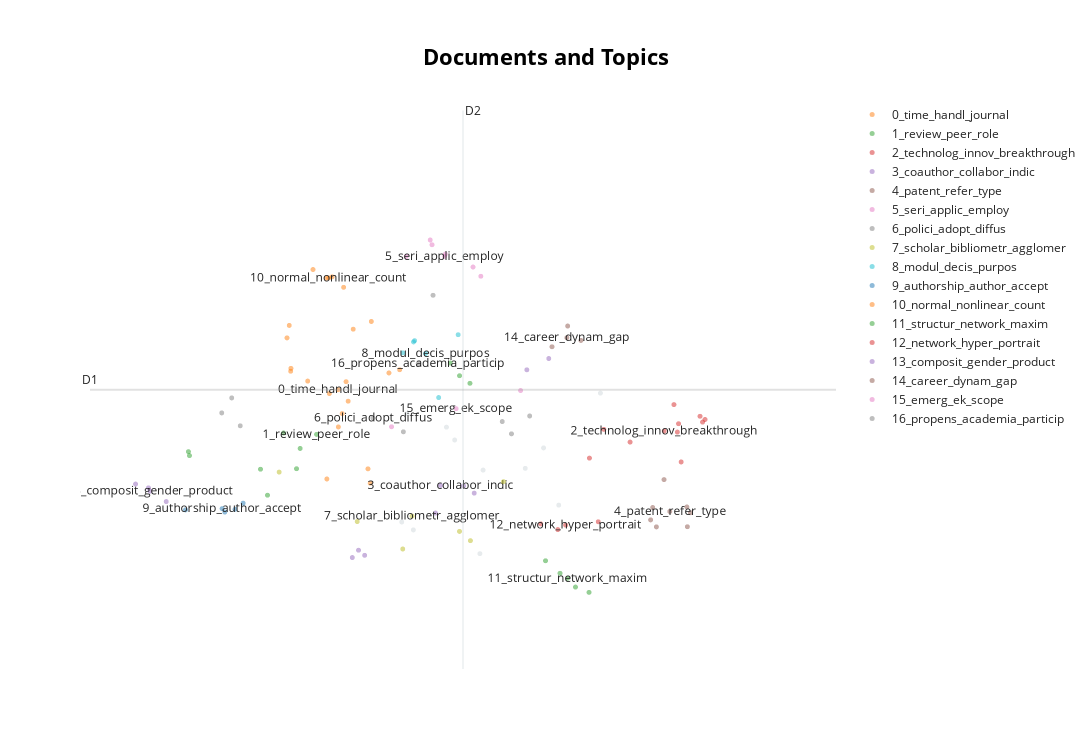

Notebook source saved alongside this figure:
### Code cell
# 文档主题聚类
embeddings = embedding_model.encode(filtered_text, show_progress_bar=False)
 
# Run the visualization with the original embeddings
topic_model.visualize_documents(filtered_text, embeddings=embeddings)

### Figure 1 — Plotly figure (JSON) as saved in the notebook; plotly's stock layout.template omitted (floating-point values rounded to 4 significant figures)
{"data": [{"hoverinfo": "text", "hovertext": ["model fit bibliometr informetr socioeconom environment data user friendli depend sampl size gini", "studi envis prior knowledg field embodi key document consid semin crucial field develop", "devis neural network call soft prompt awar share bert sp bert predict potenti technolog disrupt publish paper", "bridg gap studi adopt perspect project team explor influenc scientif collabor network structur impact innov output", "cluster citat trajectori help understand knowledg diffus process reveal articl gain success public", "examin common trajectori bibliometr index display univers characterist growth process furtherli exemplari rout scientif success", "advantag deep learn compar tradit machin learn algorithm natur languag process nlp text classif text sentiment analysi paper investig popular deep learn model propos scale multilabel regress mlr model handl specif patent analys situat sampl learn", "studi examin impact govern sponsor intern mobil research scientif collabor product", "studi investig relationship univers financi resourc appli account system univers shanghai rank", "examin interdisciplinar output driven fund", null], "marker": {"color": "#CFD8DC", "opacity": 0.5, "size": 5}, "mode": "markers+text", "name": "other", "showlegend": false, "type": "scattergl", "x": [4.797, 6.34, 5.871, 5.996, 5.346, 4.701, 5.72, 5.138, 4.744, 5.07, 5.373], "y": [6.628, 8.209, 7.576, 6.914, 6.353, 6.72, 7.339, 7.667, 7.971, 7.816, 7.319]}, {"hoverinfo": "text", "hovertext": ["class top perform upper examin surpris tempor stabil product pattern", "util dataset citat altmetr articl publish natur commun plo studi impact opr investig dimens review report ident review", "studi multidimension framework assess impact academ paper suggest futur evalu citat context", "paper multi task learn model built citat recommend argument zone classif", "optim design rank learn commonli journal rank list", "nonnorm lorenz curv appli gener form classic major partial", "paper relationship iter process gener rank distribut length predefin level inequ measur gini", "paper introduc approach measur distanc disciplin refer distanc matrix", "object assess impact machin learn field statist determin introduct led fundament paradigm shift transform tradit statist creat perceiv revolut occur field statist", "explor identif distribut evolut author motiv mention algorithm entiti provid basi futur algorithm relationship identif influenc evalu motiv", "object articl studi empir evolut index academ journal intern dynam core core time", "rank analysi cite paper promis approach evalu demonstr purpos domest collabor paper studi independ", "tag investig converg valid novelti score", "object cac task classifi transdisciplinari citat theoret concept tc methodolog techniqu mt data di csc task classifi citat posit neg neutral class", "paper analys handl time academ paper individu paper level focus key indic editori handl time process handl time total handl time explor relationship handl time social attent", "compil data latt platform studi individu cv research examin pq select criteria impact product time", "context increasingli stringent evalu system studi focus confer journal articl examin effect journal select confer deriv public explor factor influenc citat confer journal articl", null], "marker": {"opacity": 0.5, "size": 5}, "mode": "markers+text", "name": "0_time_handl_journal", "text": ["", "", "", "", "", "", "", "", "", "", "", "", "", "", "", "", "", "0_time_handl_journal"], "textfont": {"size": 12}, "type": "scattergl", "x": [3.787, 4.684, 4.596, 4.441, 4.423, 3.785, 3.925, 4.21, 3.755, 4.259, 4.301, 4.179, 4.084, 3.773, 4.104, 4.451, 4.242, 4.176], "y": [8.495, 8.479, 8.442, 7.167, 7.334, 8.462, 8.348, 7.972, 8.847, 8.115, 8.948, 7.818, 7.216, 8.992, 8.204, 9.037, 8.341, 8.248]}, {"hoverinfo": "text", "hovertext": ["studi collect data set paper publish natur commun peer review report aim examin textual featur embed peer review report paper reflect review emot predict paper tcp", "enhanc comprehens unexplor phenomenon publish review ident studi investig identif academ perform review identifi acknowledg articl relat articl citat", "current analyz dataset compris biomed paper publish natur commun elif manuscript post preprint server peer review histori investig focus relationship readabl manuscript journal submiss repres preprint sentiment featur express review", "investig paper natur impact quantiti trade control moder role person characterist author", "paper identifi base review exampl question practic rais concern lack transpar valid rg metric altmetr assess scientif reput base paper propos correct action rg implement mitig metric fraud servic", "purpos studi analys presenc evolut document type meet abstract databas repres web scienc core collect", "paper analys relationship type honest error characterist author team aim recommend manag research polici maker", "current studi sought construct appli glossari identif methodolog statist concept mention peer review report", "studi support research understand domain develop statu granular perspect word role", "delv deeper function role evolut knowledg propos framework examin transit scientif knowledg role perspect hierarch structur", null], "marker": {"opacity": 0.5, "size": 5}, "mode": "markers+text", "name": "1_review_peer_role", "text": ["", "", "", "", "", "", "", "", "", "", "1_review_peer_role"], "textfont": {"size": 12}, "type": "scattergl", "x": [5.264, 3.594, 5.178, 2.941, 3.536, 5.102, 2.95, 3.833, 3.863, 3.726, 3.999], "y": [8.322, 7.029, 8.41, 7.532, 7.329, 8.556, 7.487, 7.335, 7.57, 7.748, 7.732]}, {"hoverinfo": "text", "hovertext": ["captur format tie intensif exist model offer nuanc forward understand converg dynam identifi potenti futur technolog converg", "novelti critic characterist innov scientif articl accur identifi novelti facilit detect scientif breakthrough", "flexibl framework futur studi collabor recommend offer reliabl decis support enterpris select partner", "insight gain crucial academ practition anticip futur trend navig evolv landscap scienc technolog", "innov succeed field origin domain studi explor appli scientif discoveri", "main goal paper unravel specif nuanc influenc determin ai idea driven tech entiti", "identifi breakthrough technolog crucial advanc technolog innov sens innov pattern driven scienc consid key pathway form breakthrough technolog", "studi disrupt innov develop path emerg technolog help trace grasp key core technolog develop promot innov develop emerg technolog industri", "measur knowledg linkag scienc technolog crucial understand interact assist decis maker strateg develop invest", "knowledg product activ team achiev innov breakthrough unnot", null], "marker": {"opacity": 0.5, "size": 5}, "mode": "markers+text", "name": "2_technolog_innov_breakthrough", "text": ["", "", "", "", "", "", "", "", "", "", "2_technolog_innov_breakthrough"], "textfont": {"size": 12}, "type": "scattergl", "x": [6.25, 6.947, 6.369, 7.162, 6.985, 7.006, 7.203, 6.975, 6.585, 7.183, 6.867], "y": [7.458, 8.076, 7.79, 7.941, 7.855, 7.413, 7.904, 7.758, 7.643, 7.874, 7.771]}, {"hoverinfo": "text", "hovertext": ["explor knowledg creation convent learn collabor divers", "sino american scientif collabor posit declin", "identifi collabor trend coauthor paper elabor theoret framework introduc measur quantifi explor author join team coauthor respect extrem explor possibl", "coauthor follow prevail trend trigger nobel prize increas studi award topic convers coauthor curtail attent honor topic divert effort horizon", "measur establish indic perform pwi indic converg valid altern establish bibliometr indic focu prize", "type dubiou affili solo pronounc china highlight distinct natur pattern collabor", "examin indic rel measur collabor countri introduc fourth indic", "interdisciplinar team divers extens studi tempor divers knowledg remain underexplor", null], "marker": {"opacity": 0.5, "size": 5}, "mode": "markers+text", "name": "3_coauthor_collabor_indic", "text": ["", "", "", "", "", "", "", "", "3_coauthor_collabor_indic"], "textfont": {"size": 12}, "type": "scattergl", "x": [5.733, 4.98, 5.299, 5.211, 4.294, 4.395, 4.345, 5.914, 5.021], "y": [8.478, 6.823, 7.053, 7.136, 6.308, 6.334, 6.393, 8.609, 7.142]}, {"hoverinfo": "text", "hovertext": ["studi disrupt innov framework examin oa influenc tradit subscript market", "studi aim explor drive factor underli mechan collabor dynam base patent data", "paper approach recommend scientif npl focal patent basi heterogen network", "studi contribut discov linkag scienc technolog industri perspect mutual citat scholarli articl patent product", "understand differ type patent refer front text type refer access lack systemat understand sensit type refer analyz scienc innov studi", "current studi technolog mine analysi focu patent similar limit patent complementar hierarch relationship patent seldom standard complementari patent dataset establish addit util network structur featur text content featur patent suitabl represent learn method final relationship dimens featur represent complex essenti learn contribut dimens complex interact", "studi seek determin entropi patent assigne heterogen patent technolog technolog domain posit contribut domain influenc", null], "marker": {"opacity": 0.5, "size": 5}, "mode": "markers+text", "name": "4_patent_refer_type", "text": ["", "", "", "", "", "", "", "4_patent_refer_type"], "textfont": {"size": 12}, "type": "scattergl", "x": [6.865, 7.058, 6.802, 7.083, 6.771, 6.754, 7.053, 6.913], "y": [7.209, 6.664, 6.663, 6.826, 6.886, 6.743, 6.893, 6.841]}, {"hoverinfo": "text", "hovertext": ["paper aim explor influenc knowledg substitut complementar perform base american physic societi dataset", "studi investig applic limit seri indic employ dataset field web scienc databas provid insight complement seri indic", "studi explor extent data influenc respons scienc emerg quantit perspect", "studi employ extens empir dataset explor potenti disrupt innov enhanc societ visibl scientif", "provid control qualiti data applic altmetr indic assess scientif paper remain question", "understand qualiti scienc system requir intern compar studi difficult lack compar data input", null], "marker": {"opacity": 0.5, "size": 5}, "mode": "markers+text", "name": "5_seri_applic_employ", "text": ["", "", "", "", "", "", "5_seri_applic_employ"], "textfont": {"size": 12}, "type": "scattergl", "x": [4.951, 5.354, 5.061, 5.289, 4.738, 4.936, 5.055], "y": [9.924, 9.56, 9.816, 9.667, 9.788, 9.979, 9.789]}, {"hoverinfo": "text", "hovertext": ["investig impact interdisciplinar scientif paper durabl citat diffus", "polici implic format creativ team", "relationship disrupt delay recognit critic topic connect degre disrupt delay acknowledg remain unclear studi investig extent recognit delay disrupt paper sciscinet dataset", "understand anteced polici adopt essenti facilit polici diffus design follow polici previou driver polici adopt focus local attribut govern interact neglect influenc polici studi systemat investig polici polici design topic attribut shape adopt draw elabor likelihood model elm develop framework explain polici embed polici document influenc polici adopt central peripher rout adopt perform polici quantifi base polici citat approach practic implic policymak strateg craft polici target promot strategi effect polici diffus", "exist studi detect emerg scientif topic est overemphas new neglect content innov knowledg ignor lag exist knowledg diffus paper propos stage detect framework est map emerg attribut paper entiti scientif topic enrich theoret knowledg detect framework est detail insight comprehens assess dissemin scientif topic", "studi investig scientif influenc policymak analyz citat articl polici document polici impact articl public polici journal", null], "marker": {"opacity": 0.5, "size": 5}, "mode": "markers+text", "name": "6_polici_adopt_diffus", "text": ["", "", "", "", "", "", "6_polici_adopt_diffus"], "textfont": {"size": 12}, "type": "scattergl", "x": [5.53, 3.216, 5.606, 3.299, 5.757, 3.369, 4.463], "y": [7.88, 7.98, 7.738, 8.154, 7.945, 7.831, 7.921]}, {"hoverinfo": "text", "hovertext": ["document contribut respons bibliometr indic serv tool evalu research", "address gap studi introduc social media impact altmetr smialtmetr base public tweet post comprehens score system evalu scientif paper twitter divers featur includ literatur social media engag user content featur", "comparison semant represent method public keyword bibliometr studi receiv limit attent address gap studi conduct experiment comparison typic semant represent method keyword aim provid quantit evid bibliometr studi", "perspect multi disciplinari integr bibliometr nlp combin contribut citat function classif task", "propos method calcul innov capac disrupt knowledg base similar histor current futur keyword find scholar commenc scientif endeavor earlier possess heighten capabl disrupt knowledg innov dkc analysi reveal multiagglomer scholar averag public citat agglomer flow scholar larger agglomer lower abil disrupt consolid knowledg innov multiagglomer agglomer flow scholar harm disrupt consolid innov", "demonstr convent divis journal quartil privileg disciplinari categori disadvantag disciplinari categori journal citat report jcr rank imbalanc term articl journal quartil", null], "marker": {"opacity": 0.5, "size": 5}, "mode": "markers+text", "name": "7_scholar_bibliometr_agglomer", "text": ["", "", "", "", "", "", "7_scholar_bibliometr_agglomer"], "textfont": {"size": 12}, "type": "scattergl", "x": [4.71, 5.541, 5.178, 4.334, 5.268, 3.69, 4.787], "y": [6.407, 7.185, 6.61, 6.724, 6.503, 7.296, 6.788]}, {"hoverinfo": "text", "hovertext": ["find aid policymak fund alloc decis inform assess outcom", "purpos paper technolog converg predict framework core modul", "comparison control evalu short term impact type citat academ influenc clinic translat biomed", "paper contribut identif breakthrough evalu academ explor frontier addit provid methodolog support decis expert policymak", "purpos paper technolog converg predict framework core modul", null], "marker": {"opacity": 0.5, "size": 5}, "mode": "markers+text", "name": "8_modul_decis_purpos", "text": ["", "", "", "", "", "8_modul_decis_purpos"], "textfont": {"size": 12}, "type": "scattergl", "x": [5.006, 4.799, 5.167, 4.711, 4.808, 4.898], "y": [8.157, 8.801, 8.884, 8.675, 8.815, 8.666]}, {"hoverinfo": "text", "hovertext": ["articl investig german medic faculti authorship regul public pattern", "studi encourag journal reconsid accept articl monopoli author", "studi examin gender scholarli contribut impact encompass detail authorship index scopu", "remain unclear preprint exposur prestigi author review correl review featur", null], "marker": {"opacity": 0.5, "size": 5}, "mode": "markers+text", "name": "9_authorship_author_accept", "text": ["", "", "", "", "9_authorship_author_accept"], "textfont": {"size": 12}, "type": "scattergl", "x": [3.242, 3.326, 2.917, 3.393, 3.22], "y": [6.834, 6.865, 6.859, 6.937, 6.874]}, {"hoverinfo": "text", "hovertext": ["measur citat concentr examin empir basic model base power pareto distribut mix model deriv", "studi examin factor contribut citat distinguish qualiti countri", "aim studi examin dispar citat count scholarli databas reason contribut differ", "paper perform analyz nonlinear normal citat count individu paper averag perspect theoret analysi mathemat provid mathemat proof crucial step analysi systemat classifi exist main field normal method linear nonlinear field normal method real citat data explor error effect caus ad averag nonlinear normal citat count practic evalu", null], "marker": {"opacity": 0.5, "size": 5}, "mode": "markers+text", "name": "10_normal_nonlinear_count", "text": ["", "", "", "", "10_normal_nonlinear_count"], "textfont": {"size": 12}, "type": "scattergl", "x": [4.222, 3.969, 4.078, 4.127, 4.099], "y": [9.432, 9.638, 9.54, 9.554, 9.541]}, {"hoverinfo": "text", "hovertext": ["studi focus dimens structur cohes core identif structur robust measur", "propos algorithm accur identif mileston paper citat network", "state optim paper label pick fraction node refer network maxim neighbor submodular maxim cardin constraint np hard network", "previou studi focu citat base relationship overlook structur form citat network", null], "marker": {"opacity": 0.5, "size": 5}, "mode": "markers+text", "name": "11_structur_network_maxim", "text": ["", "", "", "", "11_structur_network_maxim"], "textfont": {"size": 12}, "type": "scattergl", "x": [6.246, 6.007, 5.888, 6.134, 6.069], "y": [5.906, 6.126, 6.271, 5.967, 6.068]}, {"hoverinfo": "text", "hovertext": ["exponenti random graph model multilevel network studi insight impact scientist disciplinari characterist collabor behaviour base data materi genom initi typic converg field", "identifi linkag detect intrins interact ai paper introduc network portrait diverg approach knowledg network prototyp dimension network portrait base graph invari probabl distribut compar coupl network portrait diverg knowledg content", "propos approach base hypernetwork theori encod text featur unifi text hyper network investig hyper topolog featur text hyper network contribut reveal author stylist prefer", null], "marker": {"opacity": 0.5, "size": 5}, "mode": "markers+text", "name": "12_network_hyper_portrait", "text": ["", "", "", "12_network_hyper_portrait"], "textfont": {"size": 12}, "type": "scattergl", "x": [5.848, 5.989, 6.322, 6.053], "y": [6.698, 6.631, 6.722, 6.683]}, {"hoverinfo": "text", "hovertext": ["object studi examin relationship person trait conscienti product doctor student", "studi analyz mari sklodowska curi action msca grante social scienc human composit term product educ background mobil gender", "data american physic societi studi appli disrupt measur relationship gender composit innov perform", null], "marker": {"opacity": 0.5, "size": 5}, "mode": "markers+text", "name": "13_composit_gender_product", "text": ["", "", "", "13_composit_gender_product"], "textfont": {"size": 12}, "type": "scattergl", "x": [2.612, 2.758, 2.505, 2.625], "y": [7.114, 6.955, 7.158, 7.075]}, {"hoverinfo": "text", "hovertext": ["knowledg gap issu lack consist career status overlook dynam natur address gap analyz career trajectori scholar field mag dataset examin dropout rate field career statu gener", "studi explor intric dynam knowledg evolut academ genealog util dataset compris comput scienc research paper mentorship relationship", "shed light underli pattern individu career polici implic support junior scientist engag exploratori unravel dynam explor exploit fund success studi offer valuabl insight nurtur career research", null], "marker": {"opacity": 0.5, "size": 5}, "mode": "markers+text", "name": "14_career_dynam_gap", "text": ["", "", "", "14_career_dynam_gap"], "textfont": {"size": 12}, "type": "scattergl", "x": [6.07, 5.941, 6.18, 6.063], "y": [8.984, 8.745, 8.818, 8.849]}, {"hoverinfo": "text", "hovertext": ["studi aim clarifi impact global gener emerg topic life scienc medicin appli emerg keyword ek highli success emerg keyword hs ek methodolog repres scientometr element emerg topic impact emerg topic indic", "extant studi examin contribut factor focu hard scienc develop economi examin social scienc emerg power impact citat scope likewis left underexplor paper develop measur citat scope geographi field metric explor role boost academ impact", null], "marker": {"opacity": 0.5, "size": 5}, "mode": "markers+text", "name": "15_emerg_ek_scope", "text": ["", "", "15_emerg_ek_scope"], "textfont": {"size": 12}, "type": "scattergl", "x": [5.682, 4.617, 5.15], "y": [8.239, 7.82, 8.029]}, {"hoverinfo": "text", "hovertext": ["overcom limit explor causal author particip level qualiti public leverag gener propens score match gpsm method", "measur rate innov academia industri fundament monitor effici competit knowledg economi", null], "marker": {"opacity": 0.5, "size": 5}, "mode": "markers+text", "name": "16_propens_academia_particip", "text": ["", "", "16_propens_academia_particip"], "textfont": {"size": 12}, "type": "scattergl", "x": [4.96, 4.715, 4.837], "y": [9.34, 7.762, 8.551]}], "layout": {"annotations": [{"showarrow": false, "text": "D1", "x": 2.13, "y": 8.248, "yshift": 10}, {"showarrow": false, "text": "D2", "x": 5.207, "xshift": 10, "y": 11.48}], "height": 750, "shapes": [{"line": {"color": "#CFD8DC", "width": 2}, "type": "line", "x0": 5.207, "x1": 5.207, "y0": 5.02, "y1": 11.48}, {"line": {"color": "#9E9E9E", "width": 2}, "type": "line", "x0": 2.13, "x1": 8.284, "y0": 8.248, "y1": 8.248}], "title": {"font": {"color": "Black", "size": 22}, "text": "<b>Documents and Topics</b>", "x": 0.5, "xanchor": "center", "yanchor": "top"}, "width": 1200, "xaxis": {"autorange": true, "range": [2.052, 8.291], "type": "linear", "visible": false}, "yaxis": {"autorange": true, "range": [5.008, 11.58], "type": "linear", "visible": false}}}
